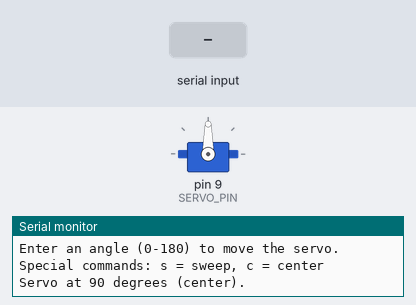
Recording of a sketch running on a simulated Arduino Uno, built with avr-gcc and run on an emulated ATmega328P. Shown: servo, the last lines printed to the serial monitor. Inputs (shaded band) come from the test bench.

Above: at 1.2 s.
1.3 s: "30,150\n" received over Serial
At 2.1 s:
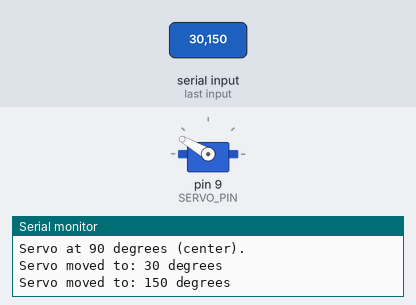
At 3.3 s:
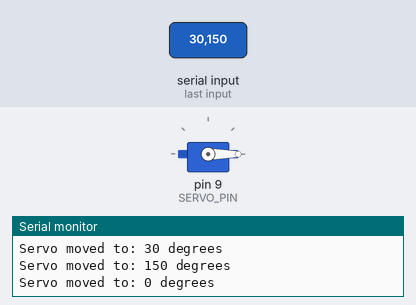
3.8 s: "s90\n" received over Serial
At 4.26 s:
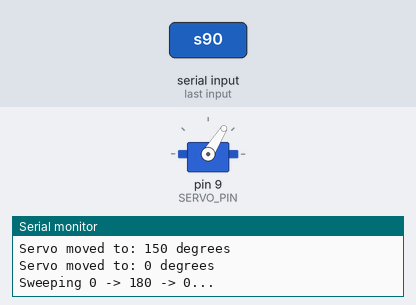
9.3 s: "S90\n" received over Serial
Timing chart, 0 to 13.3 s (numbered marks = the images above; inputs shaded):
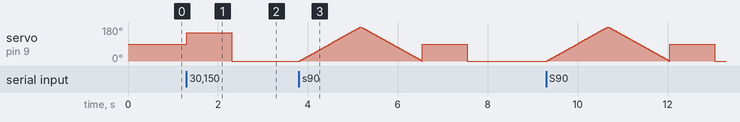

Measured:
- after the input at 1.3 s, servo on pin 9 (SERVO_PIN): 90° → 150° at once, → 0° 1.0 s later

The sketch:

06_servo_control.ino
```cpp
// InnoBees STEM Lab - Servo Angle Control
// SG90 Servo: Signal -> D9, Red -> 5V, Brown -> GND
// Control servo angle from Serial Monitor
// Type an angle (0-180) and press Enter

#include <Servo.h>

Servo myServo;
const int SERVO_PIN = 9;

void setup() {
  myServo.attach(SERVO_PIN);
  Serial.begin(9600);

  Serial.println("=== Servo Angle Control ===");
  Serial.println("Enter an angle (0-180) to move the servo.");
  Serial.println("Special commands: s = sweep, c = center");

  // Start at center position
  myServo.write(90);
  Serial.println("Servo at 90 degrees (center).");
}

void sweep() {
  Serial.println("Sweeping 0 -> 180 -> 0...");
  for (int angle = 0; angle <= 180; angle += 2) {
    myServo.write(angle);
    delay(15);
  }
  for (int angle = 180; angle >= 0; angle -= 2) {
    myServo.write(angle);
    delay(15);
  }
  Serial.println("Sweep complete.");
}

void loop() {
  if (Serial.available() > 0) {
    char first = Serial.peek();

    if (first == 's' || first == 'S') {
      Serial.read();  // consume the character
      sweep();
    } else if (first == 'c' || first == 'C') {
      Serial.read();
      myServo.write(90);
      Serial.println("Centered at 90 degrees.");
    } else {
      int angle = Serial.parseInt();
      if (angle >= 0 && angle <= 180) {
        myServo.write(angle);
        Serial.print("Servo moved to: ");
        Serial.print(angle);
        Serial.println(" degrees");
      } else {
        Serial.println("Invalid! Enter 0-180, 's' for sweep, 'c' for center.");
      }
    }
  }
}
```
